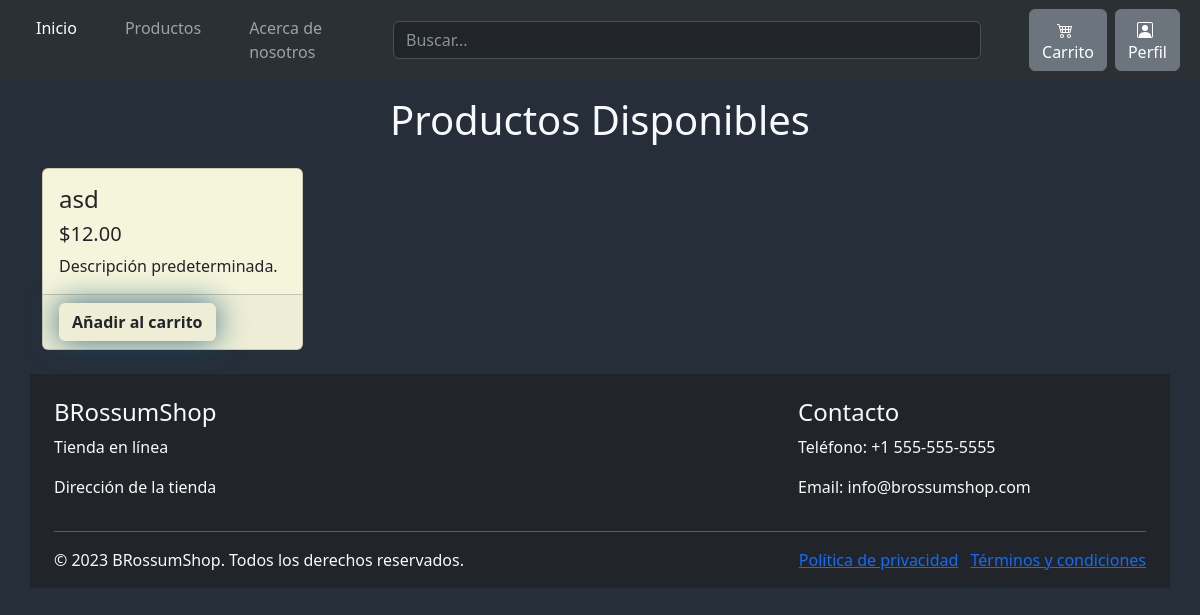
/producto/, run on an earlier commit of the app's database.
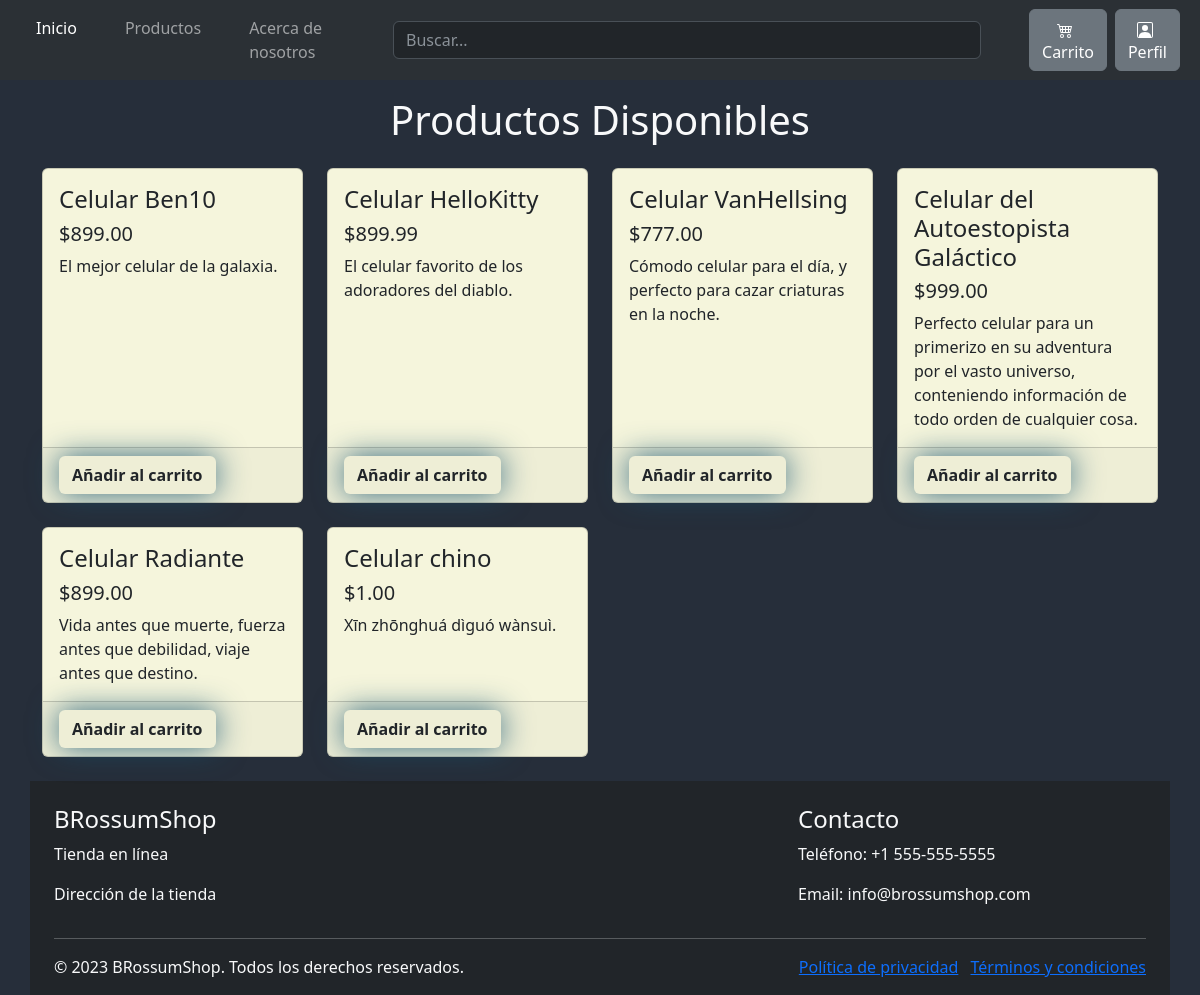
And on a later commit of the database.
### tienda/models.py (models this page shows, shortened)
class Producto(models.Model):
    nombre = models.CharField(max_length=200, null=False, verbose_name='Nombre')
    imagen = models.CharField(max_length=500, null=False, verbose_name='Imagen')
    precio = models.DecimalField( null=False, max_digits=10, decimal_places=2, verbose_name='Precio' )
    descripcion = models.CharField(max_length=1000, default='Descripción predeterminada', verbose_name='Descripcion')
    stock = models.IntegerField(null=False, verbose_name='Stock')

### tienda/views.py (the view)
# urls.py: path('producto/', views.producto, name="producto"),
def producto(request):
    product = Producto.objects.all()
    context = {"product": product}
    return render(request, 'tienda/producto.html', context)

### tienda/templates/tienda/producto.html (shortened to what this page needs)
{% extends 'tienda/base.html' %}
{% load static %}
{% block css %}
<link rel="stylesheet" href="{% static 'tienda/'%}css/style_producto.css" />
{% endblock css %}
{% block contenido %}
<div class="container mt-4">
  <h1 class="text-center text-light pt-5">Productos Disponibles</h1>
  <div class="row mt-4">
    {% for p in product %}
    <div class="col-lg-3 col-md-6 mb-4">
      <div class="card h-100">
        <div class="card-body">
          <h4 class="card-title">{{p.nombre}}</h4>
          <h5>${{p.precio}}</h5>
          <p class="card-text">{{p.descripcion}}.</p>
        </div>
        <div class="card-footer">
          <a href="{% url 'agregar_carrito' p.id %}" class="btn btn-block Agregar">Añadir al carrito</a>
        </div>
      </div>
    </div>
    {% endfor %}
    {% endblock contenido %}

### tienda/templates/tienda/base.html (shortened to what this page needs)
<!doctype html>
<html lang="en">
<head>
    {% load static %}
    {% block css %}
    {% endblock css %}
    <link href="https://cdn.jsdelivr.net/npm/bootstrap@5.3.0/dist/css/bootstrap.min.css" rel="stylesheet"
>
</head>
<body id="bo">
    <nav class="navbar navbar-expand-lg bg-body-tertiary fixed-top" data-bs-theme="dark">
        <div class="container-fluid">
            <div class="offcanvas offcanvas-start" tabindex="-1" id="offcanvasNavbar"
                aria-labelledby="offcanvasNavbarLabel">
                <div class="offcanvas-body">
                    <ul class="navbar-nav justify-content-start flex-grow-1 pe-3">
                        <li class="nav-item px-3">
                            <a class="nav-link active" aria-current="page" href="{% url 'index' %}">Inicio</a>
                        </li>
                        <li class="nav-item px-3">
                            <a class="nav-link" href="{% url 'producto' %}">Productos</a>
                        </li>
                        <li class="nav-item px-3">
                            <a class="nav-link" href="{% url 'acercade' %}">Acerca de nosotros</a>
                        </li>
                    </ul>
                </div>
            </div>
            <form class="col-6 me-md-5" role="search">
                <input type="search" class="form-control form-control-dark" placeholder="Buscar..." aria-label="Buscar">
            </form>
            <a href="{% url 'carrito' %}">
                <button type="button" class="btn btn-secondary me-md-2">
                    <p class=" d-none d-sm-block">Carrito</p>
                </button>
            </a>
            {% if request.user.is_authenticated %}
                <a href="{% url 'perfil' %}">
                    <button type="button" class="btn btn-secondary me-md-2">
                        <svg xmlns="http://www.w3.org/2000/svg" width="16" height="16" fill="currentColor"
                            class="bi bi-person-square" viewBox="0 0 16 16">
                            <path d="M11 6a3 3 0 1 1-6 0 3 3 0 0 1 6 0z" />
                            <path
                                d="M2 0a2 2 0 0 0-2 2v12a2 2 0 0 0 2 2h12a2 2 0 0 0 2-2V2a2 2 0 0 0-2-2H2zm12 1a1 1 0 0 1 1 1v12a1 1 0 0 1-1 1v-1c0-1-1-4-6-4s-6 3-6 4v1a1 1 0 0 1-1-1V2a1 1 0 0 1 1-1h12z" />
                        </svg>
                        <p class=" d-none d-sm-block">{{user.username}}</p>
                    </button>
                </a>
                <button type="button" class="btn btn-danger"><a href="{% url 'exit' %}">Cerrar Sesion</a></button>
            {% else  %}
                <a href="{% url 'login' %}">
                    <button type="button" class="btn btn-secondary me-md-2">
                        <p class=" d-none d-sm-block">Perfil</p>
                    </button>
                </a>
            {% endif %}
        </div>
    </nav>
    <br>
    {% block contenido %}
    {% endblock %}
    <footer class="bg-dark text-light">
        <div class="container">
            <div class="row">
                <div class="col-md-4 mt-4">
                    <h4>BRossumShop</h4>
                    <p>Tienda en línea</p>
                    <p>Dirección de la tienda</p>
                </div>
                <div class="col-md-4 mt-4">
                </div>
                <div class="col-md-4 mt-4">
                    <h4>Contacto</h4>
                    <p>Teléfono: +1 555-555-5555</p>
                    <p>Email: info@brossumshop.com</p>
                </div>
            </div>
            <hr>
            <div class="row">
                <div class="col-sm-6">
                    <p>&copy; 2023 BRossumShop. Todos los derechos reservados.</p>
                </div>
                <div class="col-sm-6 text-end">
                    <ul class="list-inline">
                        <li class="list-inline-item"><a href="#">Política de privacidad</a></li>
                        <li class="list-inline-item"><a href="#">Términos y condiciones</a></li>
                    </ul>
                </div>
            </div>
        </div>
    </footer>
</body>
</html>

### tienda/static/tienda/css/style_producto.css (style rules this page uses)
body { background: #262e3a !important; }
.btn { display: flex; align-items: center; }
.btn svg { margin-right: 5px; }
.btn p { margin: 0; }
div.card { background-color: beige; }
.Agregar { background: #048ce7; padding: 10px; font-size: 16px; font-weight: 700!important; color: white; box-shadow: 0 0 30px rgba(23, 85, 114, 0.836); transition: 0.5s ease-in; }

What changed in the data, as far as the page shows it:
removed Producto: nombre "asd", precio "12.00", descripcion "Descripción predeterminada"
added Producto: nombre "Celular Ben10", precio "899.00", descripcion "El mejor celular de la galaxia"
added Producto: nombre "Celular HelloKitty", precio "899.99", descripcion "El celular favorito de los adoradores del diablo"
added Producto: nombre "Celular VanHellsing", precio "777.00", descripcion "Cómodo celular para el día, y perfecto para cazar criaturas en la noche"
added Producto: nombre "Celular del Autoestopista Galáctico", precio "999.00", descripcion "Perfecto celular para un primerizo en su adventura por el vasto universo, conteniendo información de todo orden de cualquier cosa"
added Producto: nombre "Celular Radiante", precio "899.00", descripcion "Vida antes que muerte, fuerza antes que debilidad, viaje antes que destino"
added Producto: nombre "Celular chino", precio "1.00", descripcion "Xīn zhōnghuá dìguó wànsuì"
